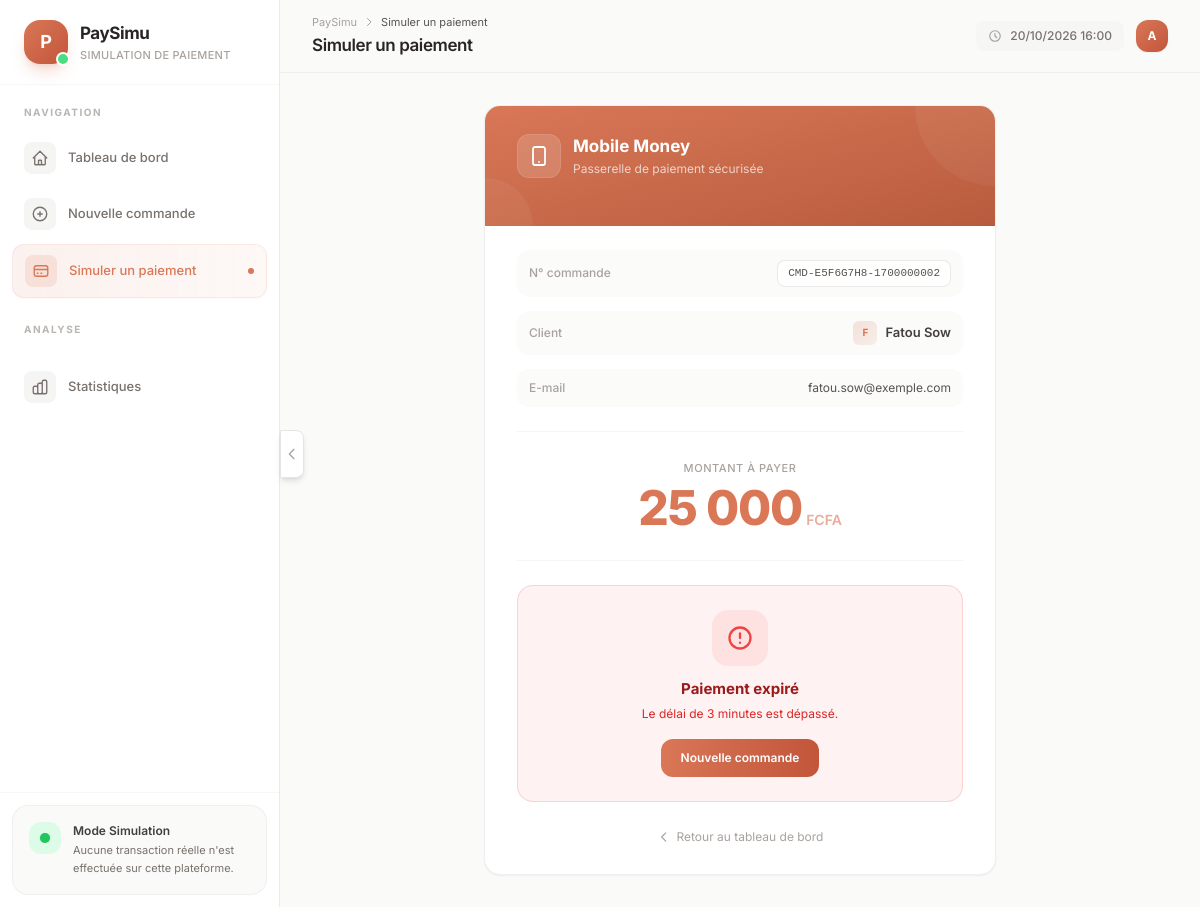
Screenshot of /simulate_payment.php?order_id=2 with the database file from the repository.
### tables this page shows
CREATE TABLE IF NOT EXISTS orders (
    id INT AUTO_INCREMENT PRIMARY KEY,
    order_number VARCHAR(50) NOT NULL UNIQUE,
    client_id INT NOT NULL,
    amount DECIMAL(12, 2) NOT NULL,
    status ENUM('PENDING', 'PAID', 'FAILED', 'CANCELLED') NOT NULL DEFAULT 'PENDING',
    created_at TIMESTAMP DEFAULT CURRENT_TIMESTAMP,
    updated_at TIMESTAMP DEFAULT CURRENT_TIMESTAMP ON UPDATE CURRENT_TIMESTAMP,
    FOREIGN KEY (client_id) REFERENCES clients(id) ON DELETE CASCADE
);

CREATE TABLE IF NOT EXISTS clients (
    id INT AUTO_INCREMENT PRIMARY KEY,
    name VARCHAR(255) NOT NULL,
    email VARCHAR(255) NOT NULL UNIQUE,
    created_at TIMESTAMP DEFAULT CURRENT_TIMESTAMP
);

### simulate_payment.php (the view, shortened to what this page needs)
<?php
require 'db.php';
$order       = null;
$order_id    = intval($_GET['order_id'] ?? 0);
if ($order_id > 0) {
    $stmt = $conn->prepare("
        SELECT o.id, o.order_number, o.amount, o.status, o.created_at,
               c.name AS client_name, c.email AS client_email
        FROM orders o LEFT JOIN clients c ON o.client_id = c.id
        WHERE o.id = ? LIMIT 1
    ");
    $stmt->bind_param('i', $order_id);
    $stmt->execute();
    $order = $stmt->get_result()->fetch_assoc();
    if ($order && $order['status'] === 'PENDING') {
        $createdTimestamp = strtotime($order['created_at']);
        $expiresTimestamp = $createdTimestamp + 180;
        if (time() > $expiresTimestamp) {
            $order['status'] = 'FAILED';
        }
    }
}
$pendingOrders = $conn->query("
    SELECT o.id, o.order_number, o.amount, o.created_at, c.name AS client_name
    FROM orders o LEFT JOIN clients c ON o.client_id = c.id
    WHERE o.status = 'PENDING' AND o.created_at >= (NOW() - INTERVAL 3 MINUTE)
    ORDER BY o.created_at DESC
");
$remainingSeconds = 0;
?>
<!DOCTYPE html>
<html lang="fr">
<head>
    <script src="https://cdn.tailwindcss.com"></script>
</head>
<body class="bg-[#FAFAF9] text-stone-800 min-h-screen">
    <?php include 'includes/sidebar.php'; ?>
    <div id="mainContent" class="main-content lg:ml-[280px] min-h-screen flex flex-col">
        <?php include 'includes/header.php'; ?>
        <main class="flex-1 px-4 sm:px-6 lg:px-8 py-6 sm:py-8">
            <div class="max-w-lg mx-auto animate-up">
                <?php if (!$order): ?>
                    <div class="text-center mb-8">
                        <div class="w-14 h-14 mx-auto mb-4 bg-gradient-to-br from-[#D97757]/15 to-[#D97757]/5 rounded-2xl flex items-center justify-center">
                            <svg class="w-7 h-7 text-[#D97757]" fill="none" stroke="currentColor" viewBox="0 0 24 24">
                                <path stroke-linecap="round" stroke-linejoin="round" stroke-width="1.8" d="M3 10h18M7 15h1m4 0h1m-7 4h12a3 3 0 003-3V8a3 3 0 00-3-3H6a3 3 0 00-3 3v8a3 3 0 003 3z"/>
                            </svg>
                        </div>
                        <h2 class="text-2xl sm:text-3xl font-bold tracking-tight mb-2">Simuler un paiement</h2>
                        <p class="text-stone-500 text-sm">Sélectionnez une commande en attente.</p>
                    </div>
                    <div class="bg-white rounded-2xl shadow-sm border border-stone-200/60 p-5 sm:p-6">
                        <?php if ($pendingOrders && $pendingOrders->num_rows > 0): ?>
                            <div class="space-y-2.5">
                                <?php while ($po = $pendingOrders->fetch_assoc()):
                                    $poRemaining = (strtotime($po['created_at']) + 180) - time();
                                    $poMin = floor($poRemaining / 60);
                                    $poSec = $poRemaining % 60;
                                ?>
                                    <a href="simulate_payment.php?order_id=<?= $po['id'] ?>"
                                       class="flex items-center justify-between p-4 bg-stone-50/80 rounded-xl
                                              hover:bg-[#D97757]/5 border border-stone-200/60 hover:border-[#D97757]/20
                                              transition-all duration-200 group">
                                        <div class="flex items-center gap-3">
                                            <div class="w-9 h-9 rounded-xl bg-gradient-to-br from-stone-200 to-stone-100 flex items-center justify-center text-[12px] font-bold text-stone-500 group-hover:from-[#D97757]/20 group-hover:to-[#D97757]/10 group-hover:text-[#D97757] transition-all">
                                                <?= strtoupper(mb_substr($po['client_name'] ?? '?', 0, 1)) ?>
                                            </div>
                                            <div>
                                                <p class="text-[13px] font-semibold text-stone-700 group-hover:text-[#D97757] transition-colors"><?= htmlspecialchars($po['client_name']) ?></p>
                                                <p class="font-mono text-[10px] text-stone-400"><?= htmlspecialchars($po['order_number']) ?></p>
                                            </div>
                                        </div>
                                        <div class="text-right">
                                            <p class="text-[14px] font-bold text-stone-800"><?= number_format($po['amount'], 0, ',', ' ') ?> <span class="text-[10px] text-stone-400">FCFA</span></p>
                                            <p class="text-[10px] text-amber-600 mt-0.5 font-medium"><?= $poMin ?>:<?= str_pad($poSec, 2, '0', STR_PAD_LEFT) ?> restantes</p>
                                        </div>
                                    </a>
                                <?php endwhile; ?>
                            </div>
                        <?php else: ?>
                            <div class="text-center py-10">
                                <div class="w-16 h-16 mx-auto mb-4 bg-green-50 rounded-2xl flex items-center justify-center">
                                    <svg class="w-8 h-8 text-green-400" fill="none" stroke="currentColor" viewBox="0 0 24 24">
                                        <path stroke-linecap="round" stroke-linejoin="round" stroke-width="1.8" d="M9 12l2 2 4-4m6 2a9 9 0 11-18 0 9 9 0 0118 0z"/>
                                    </svg>
                                </div>
                                <p class="font-semibold text-stone-600">Aucune commande en attente</p>
                                <p class="text-[12px] text-stone-400 mt-1">Toutes les commandes ont été traitées.</p>
                                <a href="checkout.php" class="inline-flex mt-5 px-5 py-2.5 bg-gradient-to-r from-[#D97757] to-[#C2553A] text-white text-[12px] font-semibold rounded-xl hover:shadow-lg transition-all">
                                    Créer une commande
                                </a>
                            </div>
                        <?php endif; ?>
                    </div>
                <?php else: ?>
                    <div class="bg-white rounded-2xl shadow-sm border border-stone-200/60 overflow-hidden">
                        <div class="bg-gradient-to-br from-[#D97757] via-[#C86A4A] to-[#B85A3D] px-6 sm:px-8 py-7 text-white relative overflow-hidden">
                            <div class="absolute top-0 right-0 w-40 h-40 bg-white/5 rounded-full -translate-y-1/2 translate-x-1/2"></div>
                            <div class="absolute bottom-0 left-0 w-24 h-24 bg-white/5 rounded-full translate-y-1/2 -translate-x-1/2"></div>
                            <div class="relative">
                                <div class="flex items-center gap-3 mb-5">
                                    <div class="w-11 h-11 bg-white/15 rounded-xl flex items-center justify-center backdrop-blur-sm border border-white/10">
                                        <svg class="w-6 h-6" fill="none" stroke="currentColor" viewBox="0 0 24 24">
                                            <path stroke-linecap="round" stroke-linejoin="round" stroke-width="1.8" d="M12 18h.01M8 21h8a2 2 0 002-2V5a2 2 0 00-2-2H8a2 2 0 00-2 2v14a2 2 0 002 2z"/>
                                        </svg>
                                    </div>
                                    <div>
                                        <h2 class="text-[17px] font-bold">Mobile Money</h2>
                                        <p class="text-white/70 text-[12px]">Passerelle de paiement sécurisée</p>
                                    </div>
                                </div>
                            </div>
                        </div>
                        <div class="px-6 sm:px-8 py-6">
                            <div class="space-y-3.5 pb-6">
                                <div class="flex justify-between items-center py-2.5 px-3 bg-stone-50/80 rounded-xl">
                                    <span class="text-[12px] text-stone-400 font-medium">N° commande</span>
                                    <span class="font-mono text-[11px] bg-white px-2.5 py-1 rounded-lg border border-stone-200/80 text-stone-600"><?= htmlspecialchars($order['order_number']) ?></span>
                                </div>
                                <div class="flex justify-between items-center py-2.5 px-3 bg-stone-50/80 rounded-xl">
                                    <span class="text-[12px] text-stone-400 font-medium">Client</span>
                                    <div class="flex items-center gap-2">
                                        <div class="w-6 h-6 rounded-md bg-gradient-to-br from-[#D97757]/20 to-[#D97757]/10 flex items-center justify-center text-[10px] font-bold text-[#D97757]">
                                            <?= strtoupper(mb_substr($order['client_name'] ?? '?', 0, 1)) ?>
                                        </div>
                                        <span class="text-[13px] font-semibold text-stone-700"><?= htmlspecialchars($order['client_name']) ?></span>
                                    </div>
                                </div>
                                <div class="flex justify-between items-center py-2.5 px-3 bg-stone-50/80 rounded-xl">
                                    <span class="text-[12px] text-stone-400 font-medium">E-mail</span>
                                    <span class="text-[12px] text-stone-600"><?= htmlspecialchars($order['client_email']) ?></span>
                                </div>
                            </div>
                            <div class="py-7 border-y border-stone-100 text-center">
                                <p class="text-[11px] text-stone-400 font-medium uppercase tracking-wider mb-2">Montant à payer</p>
                                <div class="flex items-baseline justify-center gap-1">
                                    <p class="text-5xl font-extrabold text-[#D97757] tracking-tight"><?= number_format($order['amount'], 0, ',', ' ') ?></p>
                                    <p class="text-[14px] font-semibold text-[#D97757]/60">FCFA</p>
                                </div>
                            </div>
                            <div class="pt-6">
                                <?php if ($order['status'] === 'PENDING' && $remainingSeconds > 0): ?>
                                    <button id="payBtn"
                                            data-order-id="<?= $order['id'] ?>"
                                            data-amount="<?= $order['amount'] ?>"
                                            data-order-number="<?= htmlspecialchars($order['order_number']) ?>"
                                            class="w-full px-6 py-4 bg-gradient-to-r from-[#D97757] to-[#C2553A] text-white font-bold rounded-xl
                                                   hover:shadow-xl hover:shadow-[#D97757]/25 active:scale-[0.98] transition-all duration-200
                                                   disabled:opacity-50 disabled:cursor-not-allowed text-[15px] relative overflow-hidden group">
                                        <span class="relative z-10 flex items-center justify-center gap-2">
                                            <svg class="w-5 h-5" fill="none" stroke="currentColor" viewBox="0 0 24 24">
                                                <path stroke-linecap="round" stroke-linejoin="round" stroke-width="2" d="M12 15v2m-6 4h12a2 2 0 002-2v-6a2 2 0 00-2-2H6a2 2 0 00-2 2v6a2 2 0 002 2zm10-10V7a4 4 0 00-8 0v4h8z"/>
                                            </svg>
                                            Payer maintenant
                                        </span>
                                        <div class="absolute inset-0 bg-white/10 translate-x-[-100%] group-hover:translate-x-[100%] transition-transform duration-700 skew-x-12"></div>
                                    </button>
                                    <div class="flex items-center justify-center gap-2 mt-4">
                                        <svg class="w-3.5 h-3.5 text-stone-400" fill="none" stroke="currentColor" viewBox="0 0 24 24">
                                            <path stroke-linecap="round" stroke-linejoin="round" stroke-width="2" d="M12 15v2m-6 4h12a2 2 0 002-2v-6a2 2 0 00-2-2H6a2 2 0 00-2 2v6a2 2 0 002 2zm10-10V7a4 4 0 00-8 0v4h8z"/>
                                        </svg>
                                        <p class="text-[11px] text-stone-400">Paiement simulé et sécurisé</p>
                                    </div>
                                <?php else: ?>
                                    <div class="bg-red-50 border border-red-200/80 rounded-2xl p-6 text-center">
                                        <div class="w-14 h-14 mx-auto mb-3 bg-red-100 rounded-2xl flex items-center justify-center">
                                            <svg class="w-7 h-7 text-red-500" fill="none" stroke="currentColor" viewBox="0 0 24 24">
                                                <path stroke-linecap="round" stroke-linejoin="round" stroke-width="2" d="M12 8v4m0 4h.01M21 12a9 9 0 11-18 0 9 9 0 0118 0z"/>
                                            </svg>
                                        </div>
                                        <p class="font-bold text-red-800 text-[15px]">Paiement expiré</p>
                                        <p class="text-[12px] text-red-600 mt-1">Le délai de 3 minutes est dépassé.</p>
                                        <a href="checkout.php" class="inline-flex mt-4 px-5 py-2.5 bg-gradient-to-r from-[#D97757] to-[#C2553A] text-white text-[12px] font-semibold rounded-xl hover:shadow-lg transition-all">
                                            Nouvelle commande
                                        </a>
                                    </div>
                                <?php endif; ?>
                            </div>
                            <div class="mt-6 text-center">
                                <a href="index.php" class="inline-flex items-center gap-1.5 text-[12px] text-stone-400 hover:text-[#D97757] transition-colors">
                                    <svg class="w-3.5 h-3.5" fill="none" stroke="currentColor" viewBox="0 0 24 24">
                                        <path stroke-linecap="round" stroke-linejoin="round" stroke-width="2" d="M15 19l-7-7 7-7"/>
                                    </svg>
                                    Retour au tableau de bord
                                </a>
                            </div>
                        </div>
                    </div>
                <?php endif; ?>
            </div>
        </main>
    </div>
</body>
</html>

### simulate_payment.php (style rules this page uses)
body { font-family: 'Inter', system-ui, -apple-system, sans-serif; }
.main-content { transition: margin-left 0.3s ease-in-out; }
.animate-up { animation: fadeUp 0.5s ease-out; }

### rows the page displays
orders: order_number "CMD-E5F6G7H8-1700000002", client.name "F", client.name "Fatou Sow", client.email "fatou.sow@exemple.com", amount "25 000"

### other values shown
$pageTitle "Simuler un paiement"
